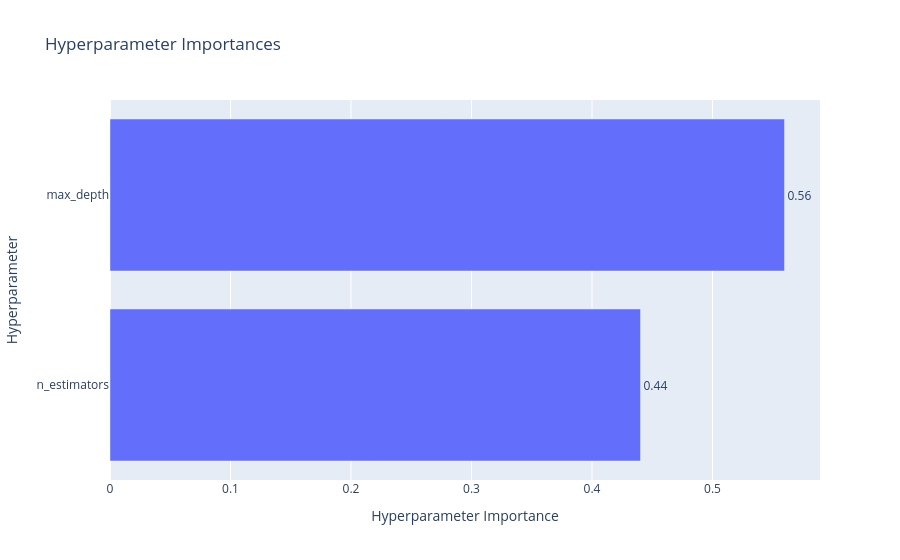

The code cell stored with this chart in its notebook:
### Code cell
# 5. Hyperparameter Importance
plot_param_importances(study).show()

### Figure 1 — Plotly figure (JSON) as saved in the notebook; plotly's stock layout.template omitted (floating-point values rounded to 4 significant figures)
{"data": [{"cliponaxis": false, "hovertemplate": ["n_estimators (IntDistribution): 0.4402450692019926<extra></extra>", "max_depth (IntDistribution): 0.5597549307980074<extra></extra>"], "name": "Objective Value", "orientation": "h", "text": ["0.44", "0.56"], "textposition": "outside", "type": "bar", "x": [0.4402, 0.5598], "y": ["n_estimators", "max_depth"]}], "layout": {"title": {"text": "Hyperparameter Importances"}, "xaxis": {"title": {"text": "Hyperparameter Importance"}}, "yaxis": {"title": {"text": "Hyperparameter"}}}}
